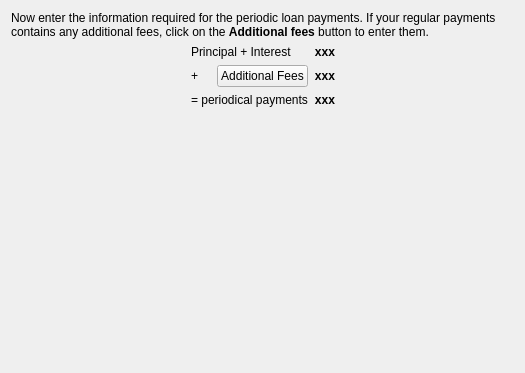
<?xml version="1.0" encoding="UTF-8"?>
<ui version="4.0" stdsetdef="1">
 <author/>
 <comment/>
 <exportmacro/>
 <class>KLoanPaymentPage</class>
 <widget class="QWidget" name="KLoanPaymentPage">
  <property name="geometry">
   <rect>
    <x>0</x>
    <y>0</y>
    <width>525</width>
    <height>373</height>
   </rect>
  </property>
  <layout class="QVBoxLayout">
   <item>
    <widget class="QLabel" name="qLabel1">
     <property name="focusPolicy">
      <enum>Qt::NoFocus</enum>
     </property>
     <property name="text">
      <string>Now enter the information required for the periodic loan payments. If your regular payments contains any additional fees, click on the &lt;b&gt;Additional fees&lt;/b&gt; button to enter them.</string>
     </property>
     <property name="wordWrap">
      <bool>true</bool>
     </property>
    </widget>
   </item>
   <item>
    <layout class="QHBoxLayout">
     <item>
      <spacer name="spacer10">
       <property name="sizeHint">
        <size>
         <width>63</width>
         <height>21</height>
        </size>
       </property>
       <property name="sizeType">
        <enum>QSizePolicy::Expanding</enum>
       </property>
       <property name="orientation">
        <enum>Qt::Horizontal</enum>
       </property>
      </spacer>
     </item>
     <item>
      <layout class="QGridLayout">
       <item row="0" column="0" rowspan="1" colspan="2">
        <widget class="QLabel" name="textLabel1">
         <property name="text">
          <string>Principal + Interest</string>
         </property>
         <property name="wordWrap">
          <bool>false</bool>
         </property>
        </widget>
       </item>
       <item row="0" column="2">
        <widget class="QLabel" name="m_basePayment">
         <property name="font">
          <font>
           <bold>true</bold>
          </font>
         </property>
         <property name="text">
          <string>xxx</string>
         </property>
         <property name="alignment">
          <set>Qt::AlignVCenter|Qt::AlignRight</set>
         </property>
         <property name="wordWrap">
          <bool>false</bool>
         </property>
        </widget>
       </item>
       <item row="1" column="0">
        <widget class="QLabel" name="textLabel3">
         <property name="text">
          <string>+</string>
         </property>
         <property name="wordWrap">
          <bool>false</bool>
         </property>
        </widget>
       </item>
       <item row="1" column="1">
        <widget class="QPushButton" name="m_additionalFeesButton">
         <property name="text">
          <string>Additional Fees</string>
         </property>
        </widget>
       </item>
       <item row="1" column="2">
        <widget class="QLabel" name="m_additionalFees">
         <property name="font">
          <font>
           <bold>true</bold>
          </font>
         </property>
         <property name="text">
          <string>xxx</string>
         </property>
         <property name="alignment">
          <set>Qt::AlignVCenter|Qt::AlignRight</set>
         </property>
         <property name="wordWrap">
          <bool>false</bool>
         </property>
        </widget>
       </item>
       <item row="2" column="0" rowspan="1" colspan="2">
        <widget class="QLabel" name="textLabel5">
         <property name="text">
          <string>= periodical payments</string>
         </property>
         <property name="wordWrap">
          <bool>false</bool>
         </property>
        </widget>
       </item>
       <item row="2" column="2">
        <widget class="QLabel" name="m_totalPayment">
         <property name="font">
          <font>
           <bold>true</bold>
          </font>
         </property>
         <property name="text">
          <string>xxx</string>
         </property>
         <property name="alignment">
          <set>Qt::AlignVCenter|Qt::AlignRight</set>
         </property>
         <property name="wordWrap">
          <bool>false</bool>
         </property>
        </widget>
       </item>
      </layout>
     </item>
     <item>
      <spacer name="spacer15">
       <property name="sizeHint">
        <size>
         <width>62</width>
         <height>21</height>
        </size>
       </property>
       <property name="sizeType">
        <enum>QSizePolicy::Expanding</enum>
       </property>
       <property name="orientation">
        <enum>Qt::Horizontal</enum>
       </property>
      </spacer>
     </item>
    </layout>
   </item>
   <item>
    <spacer name="spacer12">
     <property name="sizeHint">
      <size>
       <width>20</width>
       <height>20</height>
      </size>
     </property>
     <property name="sizeType">
      <enum>QSizePolicy::Expanding</enum>
     </property>
     <property name="orientation">
      <enum>Qt::Vertical</enum>
     </property>
    </spacer>
   </item>
  </layout>
 </widget>
 <layoutdefault spacing="6" margin="11"/>
</ui>
